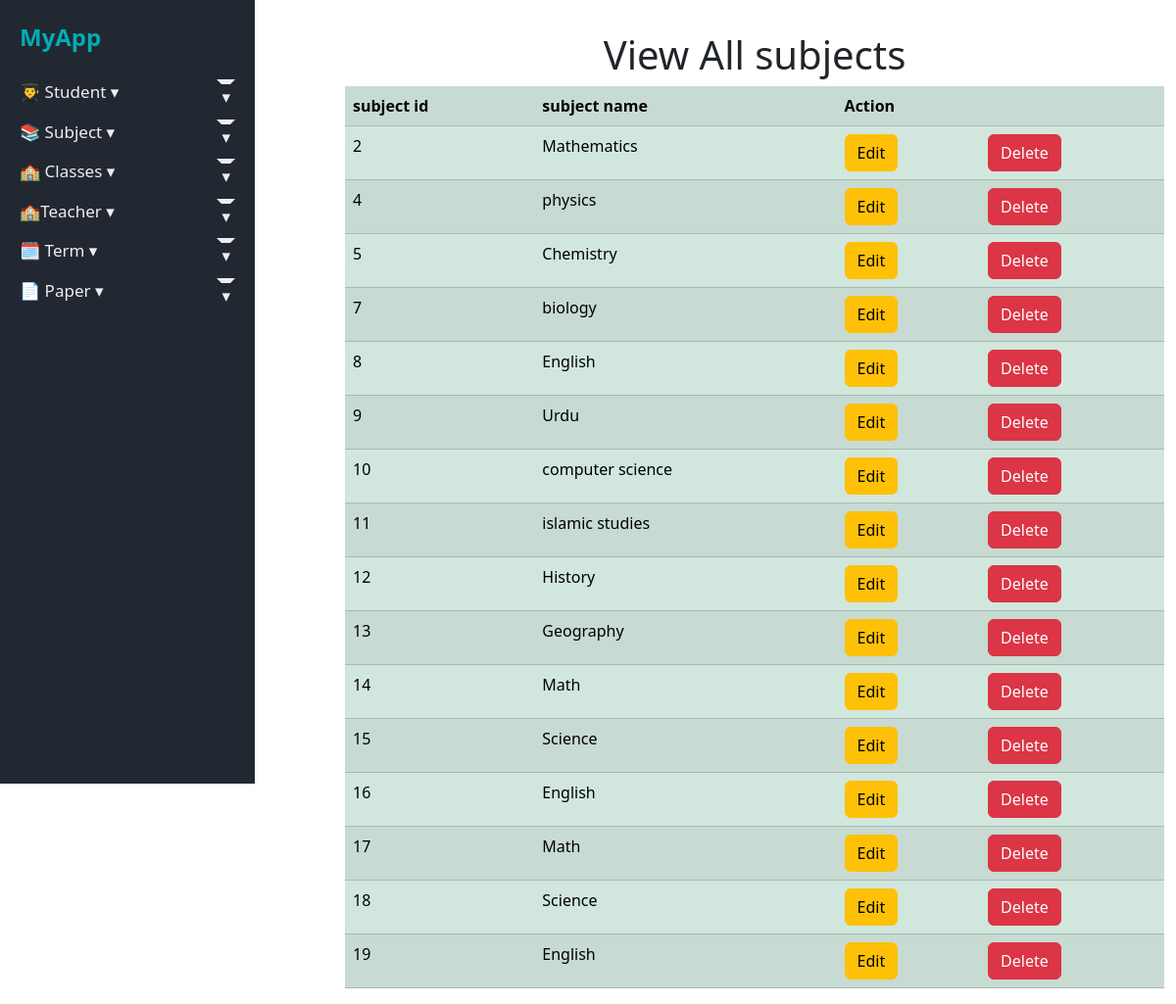
Page /viewsubjects.php on the committed database.
### tables this page shows
CREATE TABLE `subjects` (
  `id` int(11) NOT NULL,
  `subject_name` varchar(100) NOT NULL
);

### viewsubjects.php (the view, shortened to what this page needs)
<!DOCTYPE html>
<html lang="en">
<head>
    <?php include_once("navbar.php") ?>
</head>
<body>
    <div class="container mt-3">
    <h1 class="mt-3 text-center">View All subjects</h1>
<table class="table table-success table-striped">
     <tr>
    <th>subject id</th>
    <th>subject name</th>
    <th colspan="2">Action</th>
   </tr>
</body>
</html>
<?php
$sql = "SELECT * FROM `subjects`";
$result = mysqli_query($conn,$sql);
foreach($result as $data)
{
    ?>
<tr>
   <td><?php echo $data ['id']; ?></td>
   <td><?php echo $data ['subject_name']; ?></td>
    <td><a class="btn btn-warning" href="subupdate.php?id=<?php echo $data['id']; ?>">Edit</a></td>
    <td><a class="btn btn-danger" href="subdelete.php?id=<?php echo $data ['id']; ?>">Delete</a></td>
</tr>
<?php
}
?>

### style.css (style rules this page uses)
body { margin: 0; font-family: 'Segoe UI', sans-serif; display: flex; }

### rows in the picture
subjects: id "2", subject_name "Mathematics"
subjects: id "4", subject_name "physics"
subjects: id "5", subject_name "Chemistry"
subjects: id "7", subject_name "biology"
subjects: id "8", subject_name "English"
subjects: id "9", subject_name "Urdu"
subjects: id "10", subject_name "computer science"
subjects: id "11", subject_name "islamic studies"
subjects: id "12", subject_name "History"
subjects: id "13", subject_name "Geography"
subjects: id "14", subject_name "Math"
subjects: id "15", subject_name "Science"
subjects: id "16", subject_name "English"
subjects: id "17", subject_name "Math"
subjects: id "18", subject_name "Science"
subjects: id "19", subject_name "English"
